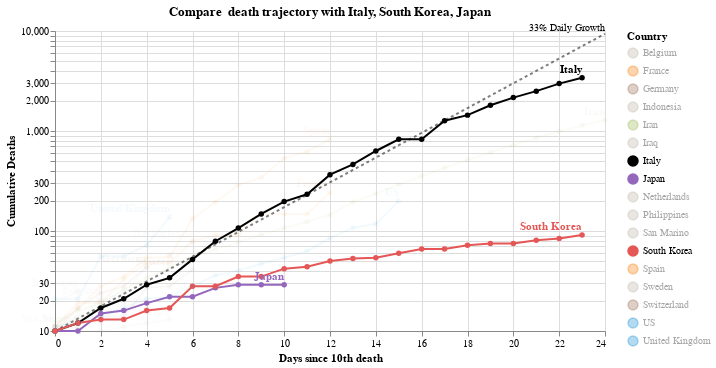

The notebook cell saved with this chart:
### Code cell
#hide_input
chart = make_since_chart()
chart

### Figure 1 — Vega-Lite specification as saved in the notebook (floating-point values rounded to 4 significant figures; data arrays with more than 128 entries replaced by an {"elided": "..."} marker saying what was removed)
{"config": {"view": {"continuousWidth": 400, "continuousHeight": 300}}, "layer": [{"mark": {"type": "line", "color": "black", "opacity": 0.5, "strokeDash": [3, 3]}, "encoding": {"x": {"type": "quantitative", "field": "Days since 10th death"}, "y": {"type": "quantitative", "field": "Confirmed Cases"}}}, {"mark": {"type": "text", "align": "right", "dy": -6, "fontSize": 10, "text": "33% Daily Growth"}, "encoding": {"x": {"type": "quantitative", "field": "Days since 10th death"}, "y": {"type": "quantitative", "field": "Confirmed Cases"}}, "transform": [{"filter": "(datum['Days since 10th death'] >= 24)"}]}, {"data": {"name": "data-b8cb2506bde005adc57de15f9474b6ee"}, "mark": {"type": "line", "point": true}, "encoding": {"color": {"type": "nominal", "field": "Country", "scale": {"domain": ["Belgium", "France", "Germany", "Indonesia", "Iran", "Iraq", "Italy", "Japan", "Netherlands", "Philippines", "San Marino", "South Korea", "Spain", "Sweden", "Switzerland", "US", "United Kingdom"], "range": ["#C1B7AD", "#F58518", "#9D755D", "#C1B7AD", "#A1BA59", "#C1B7AD", "black", "#9467bd", "#C1B7AD", "#C1B7AD", "#C1B7AD", "#E45756", "#F58518", "#C1B7AD", "#9D755D", "#2495D3", "#2495D3"]}}, "opacity": {"condition": {"value": 1, "selection": "selector001"}, "value": 0.05}, "tooltip": [{"type": "nominal", "field": "Country"}, {"type": "temporal", "field": "Date"}, {"type": "quantitative", "field": "Confirmed Cases"}, {"type": "quantitative", "field": "Days since 10th death"}], "x": {"type": "quantitative", "field": "Days since 10th death"}, "y": {"type": "quantitative", "axis": {"title": "Cumulative Deaths"}, "field": "Confirmed Cases", "scale": {"type": "log"}}}, "selection": {"selector001": {"type": "multi", "fields": ["Country"], "bind": "legend", "init": [{"Country": "Italy"}, {"Country": "South Korea"}, {"Country": "Japan"}]}}, "width": 550}, {"data": {"name": "data-b8cb2506bde005adc57de15f9474b6ee"}, "mark": {"type": "text", "align": "right", "dy": -8, "fontWeight": "bold"}, "encoding": {"color": {"type": "nominal", "field": "Country", "scale": {"domain": ["Belgium", "France", "Germany", "Indonesia", "Iran", "Iraq", "Italy", "Japan", "Netherlands", "Philippines", "San Marino", "South Korea", "Spain", "Sweden", "Switzerland", "US", "United Kingdom"], "range": ["#C1B7AD", "#F58518", "#9D755D", "#C1B7AD", "#A1BA59", "#C1B7AD", "black", "#9467bd", "#C1B7AD", "#C1B7AD", "#C1B7AD", "#E45756", "#F58518", "#C1B7AD", "#9D755D", "#2495D3", "#2495D3"]}}, "opacity": {"condition": {"value": 1, "selection": "selector001"}, "value": 0.05}, "text": {"type": "nominal", "field": "Country"}, "tooltip": [{"type": "nominal", "field": "Country"}, {"type": "temporal", "field": "Date"}, {"type": "quantitative", "field": "Confirmed Cases"}, {"type": "quantitative", "field": "Days since 10th death"}], "x": {"type": "quantitative", "field": "Days since 10th death"}, "y": {"type": "quantitative", "axis": {"title": "Cumulative Deaths"}, "field": "Confirmed Cases", "scale": {"type": "log"}}}, "transform": [{"filter": "(datum['Date'] >= 1584576000000)"}], "width": 550}], "data": {"name": "data-dd986f394fc4151175e9dd16550f94ba"}, "title": "Compare  death trajectory with Italy, South Korea, Japan", "$schema": "https://vega.github.io/schema/vega-lite/v4.0.2.json", "datasets": {"data-dd986f394fc4151175e9dd16550f94ba": [{"Days since 10th death": 0, "Confirmed Cases": 10.0}, {"Days since 10th death": 1, "Confirmed Cases": 13.3}, {"Days since 10th death": 2, "Confirmed Cases": 17.69}, {"Days since 10th death": 3, "Confirmed Cases": 23.53}, {"Days since 10th death": 4, "Confirmed Cases": 31.29}, {"Days since 10th death": 5, "Confirmed Cases": 41.62}, {"Days since 10th death": 6, "Confirmed Cases": 55.35}, {"Days since 10th death": 7, "Confirmed Cases": 73.61}, {"Days since 10th death": 8, "Confirmed Cases": 97.91}, {"Days since 10th death": 9, "Confirmed Cases": 130.2}, {"Days since 10th death": 10, "Confirmed Cases": 173.2}, {"Days since 10th death": 11, "Confirmed Cases": 230.3}, {"Days since 10th death": 12, "Confirmed Cases": 306.4}, {"Days since 10th death": 13, "Confirmed Cases": 407.4}, {"Days since 10th death": 14, "Confirmed Cases": 541.9}, {"Days since 10th death": 15, "Confirmed Cases": 720.7}, {"Days since 10th death": 16, "Confirmed Cases": 958.6}, {"Days since 10th death": 17, "Confirmed Cases": 1275.0}, {"Days since 10th death": 18, "Confirmed Cases": 1696.0}, {"Days since 10th death": 19, "Confirmed Cases": 2255.0}, {"Days since 10th death": 20, "Confirmed Cases": 2999.0}, {"Days since 10th death": 21, "Confirmed Cases": 3989.0}, {"Days since 10th death": 22, "Confirmed Cases": 5306.0}, {"Days since 10th death": 23, "Confirmed Cases": 7056.0}, {"Days since 10th death": 24, "Confirmed Cases": 9385.0}], "data-b8cb2506bde005adc57de15f9474b6ee": {"elided": "171 records"}}}
